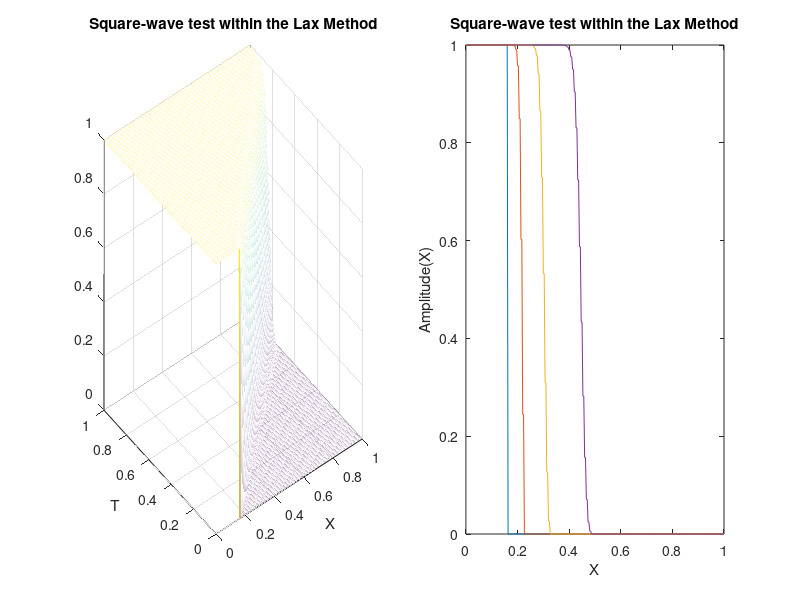

Write MATLAB code to recreate this figure.
clear; clc; close all;

% Square-wave test for the Lax method to solve the advection equation

% the maximum of length and time
L_max = 1; T_max = 1;  

% advection velocity
c = 1;

% Parameters for the Lax method
T = 350;  % the number of time steps
dt = T_max/T;
n = 300;  % the number of space steps
n_init=50; % wave-front : intermediate point from which u=0

dx = L_max/n; 
b = c*dt/(2*dx);

% stable for abs(b)=< 1/2 but it gets difussed unless abs(b)=1/2
% Initial value of the function u (amplitude of the wave)
for i = 1:(n+1)
    if i < n_init
        u(i, 1) = 1.;
    else
        u(i, 1) = 0.;
    end
    x(i) =(i-1)*dx;
end

% value of the amplitude at the boundary at any time
for k = 1:T+1
    u(1, k) = 1.;
    u(n+1, k) = 0.;
    t(k) = (k-1)*dt;
end

% Implementation of the Lax method
for k = 1:T % time loop
    for i = 2:n  % space loop
        u(i, k+1) =0.5*(u(i+1, k)+u(i-1, k))-b*(u(i+1, k)-u(i-1, k));
    end
end

% the evolution of the wave
subplot(1,2,1)
mesh(x, t, u')
title('Square-wave test within the Lax Method')
xlabel('X'); ylabel('T');

subplot(1,2,2)
plot(x, u(:, 1), '-', x, u(:, 20), '-', x, u(:, 50), '-', x, u(:, 100), '-')
title('Square-wave test within the Lax Method')
xlabel('X'); ylabel('Amplitude(X)');